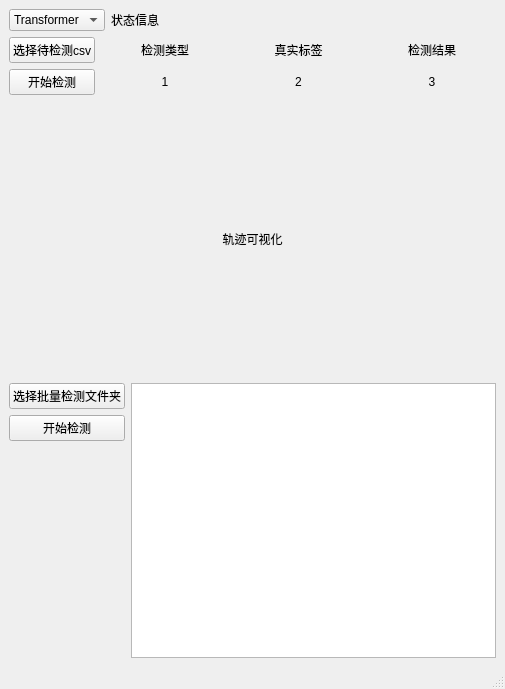
<?xml version="1.0" encoding="UTF-8"?>
<ui version="4.0">
 <class>MainWindow</class>
 <widget class="QMainWindow" name="MainWindow">
  <property name="geometry">
   <rect>
    <x>0</x>
    <y>0</y>
    <width>505</width>
    <height>689</height>
   </rect>
  </property>
  <property name="windowTitle">
   <string>MainWindow</string>
  </property>
  <widget class="QWidget" name="centralwidget">
   <layout class="QVBoxLayout" name="verticalLayout_6">
    <item>
     <layout class="QHBoxLayout" name="horizontalLayout">
      <item>
       <widget class="QComboBox" name="comboBox">
        <property name="enabled">
         <bool>true</bool>
        </property>
        <property name="sizePolicy">
         <sizepolicy hsizetype="Fixed" vsizetype="Fixed">
          <horstretch>0</horstretch>
          <verstretch>0</verstretch>
         </sizepolicy>
        </property>
        <item>
         <property name="text">
          <string>Transformer</string>
         </property>
        </item>
        <item>
         <property name="text">
          <string>MLP</string>
         </property>
        </item>
       </widget>
      </item>
      <item>
       <widget class="QLabel" name="messageLabel">
        <property name="sizePolicy">
         <sizepolicy hsizetype="MinimumExpanding" vsizetype="Preferred">
          <horstretch>0</horstretch>
          <verstretch>0</verstretch>
         </sizepolicy>
        </property>
        <property name="text">
         <string>状态信息</string>
        </property>
       </widget>
      </item>
     </layout>
    </item>
    <item>
     <layout class="QHBoxLayout" name="horizontalLayout_2">
      <item>
       <layout class="QVBoxLayout" name="verticalLayout_4">
        <item>
         <widget class="QPushButton" name="singleButton">
          <property name="text">
           <string>选择待检测csv</string>
          </property>
         </widget>
        </item>
        <item>
         <widget class="QPushButton" name="detectOnceButton">
          <property name="text">
           <string>开始检测</string>
          </property>
         </widget>
        </item>
       </layout>
      </item>
      <item>
       <layout class="QVBoxLayout" name="verticalLayout">
        <item>
         <widget class="QLabel" name="predictNameLabel">
          <property name="sizePolicy">
           <sizepolicy hsizetype="Expanding" vsizetype="Preferred">
            <horstretch>0</horstretch>
            <verstretch>0</verstretch>
           </sizepolicy>
          </property>
          <property name="text">
           <string>检测类型</string>
          </property>
          <property name="alignment">
           <set>Qt::AlignCenter</set>
          </property>
         </widget>
        </item>
        <item>
         <widget class="QLabel" name="predictLabel">
          <property name="sizePolicy">
           <sizepolicy hsizetype="Expanding" vsizetype="Preferred">
            <horstretch>0</horstretch>
            <verstretch>0</verstretch>
           </sizepolicy>
          </property>
          <property name="text">
           <string>1</string>
          </property>
          <property name="alignment">
           <set>Qt::AlignCenter</set>
          </property>
         </widget>
        </item>
       </layout>
      </item>
      <item>
       <layout class="QVBoxLayout" name="verticalLayout_2">
        <item>
         <widget class="QLabel" name="GTNameLabel">
          <property name="sizePolicy">
           <sizepolicy hsizetype="Expanding" vsizetype="Preferred">
            <horstretch>0</horstretch>
            <verstretch>0</verstretch>
           </sizepolicy>
          </property>
          <property name="text">
           <string>真实标签</string>
          </property>
          <property name="alignment">
           <set>Qt::AlignCenter</set>
          </property>
         </widget>
        </item>
        <item>
         <widget class="QLabel" name="GTLabel">
          <property name="sizePolicy">
           <sizepolicy hsizetype="Expanding" vsizetype="Preferred">
            <horstretch>0</horstretch>
            <verstretch>0</verstretch>
           </sizepolicy>
          </property>
          <property name="text">
           <string>2</string>
          </property>
          <property name="alignment">
           <set>Qt::AlignCenter</set>
          </property>
         </widget>
        </item>
       </layout>
      </item>
      <item>
       <layout class="QVBoxLayout" name="verticalLayout_3">
        <item>
         <widget class="QLabel" name="ResultNameLabel">
          <property name="sizePolicy">
           <sizepolicy hsizetype="Expanding" vsizetype="Preferred">
            <horstretch>0</horstretch>
            <verstretch>0</verstretch>
           </sizepolicy>
          </property>
          <property name="text">
           <string>检测结果</string>
          </property>
          <property name="alignment">
           <set>Qt::AlignCenter</set>
          </property>
         </widget>
        </item>
        <item>
         <widget class="QLabel" name="ResultLabel">
          <property name="sizePolicy">
           <sizepolicy hsizetype="Expanding" vsizetype="Preferred">
            <horstretch>0</horstretch>
            <verstretch>0</verstretch>
           </sizepolicy>
          </property>
          <property name="text">
           <string>3</string>
          </property>
          <property name="alignment">
           <set>Qt::AlignCenter</set>
          </property>
         </widget>
        </item>
       </layout>
      </item>
     </layout>
    </item>
    <item>
     <layout class="QHBoxLayout" name="horizontalLayout_3">
      <item>
       <widget class="QLabel" name="traceDisplayer">
        <property name="enabled">
         <bool>true</bool>
        </property>
        <property name="sizePolicy">
         <sizepolicy hsizetype="MinimumExpanding" vsizetype="MinimumExpanding">
          <horstretch>0</horstretch>
          <verstretch>0</verstretch>
         </sizepolicy>
        </property>
        <property name="minimumSize">
         <size>
          <width>250</width>
          <height>250</height>
         </size>
        </property>
        <property name="text">
         <string>轨迹可视化</string>
        </property>
        <property name="alignment">
         <set>Qt::AlignCenter</set>
        </property>
       </widget>
      </item>
     </layout>
    </item>
    <item>
     <layout class="QHBoxLayout" name="horizontalLayout_4">
      <item>
       <layout class="QVBoxLayout" name="verticalLayout_5">
        <item>
         <widget class="QPushButton" name="multiButton">
          <property name="enabled">
           <bool>true</bool>
          </property>
          <property name="text">
           <string>选择批量检测文件夹</string>
          </property>
         </widget>
        </item>
        <item>
         <widget class="QPushButton" name="detectMultiButton">
          <property name="text">
           <string>开始检测</string>
          </property>
         </widget>
        </item>
        <item>
         <spacer name="verticalSpacer">
          <property name="orientation">
           <enum>Qt::Vertical</enum>
          </property>
          <property name="sizeHint" stdset="0">
           <size>
            <width>20</width>
            <height>40</height>
           </size>
          </property>
         </spacer>
        </item>
       </layout>
      </item>
      <item>
       <widget class="QTextEdit" name="BatchResultDisplay"/>
      </item>
     </layout>
    </item>
   </layout>
  </widget>
  <widget class="QMenuBar" name="menubar">
   <property name="geometry">
    <rect>
     <x>0</x>
     <y>0</y>
     <width>505</width>
     <height>26</height>
    </rect>
   </property>
  </widget>
  <widget class="QStatusBar" name="statusbar"/>
 </widget>
 <resources/>
 <connections/>
</ui>
